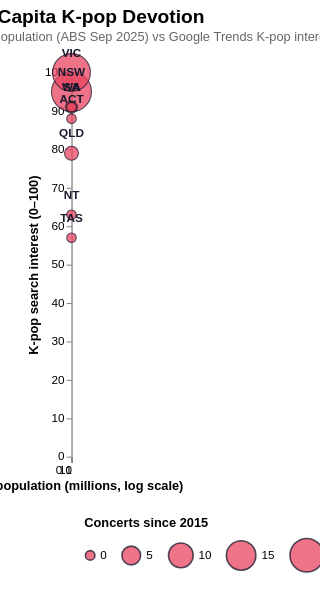

Vega-Lite specification for this chart:
### Vega-Lite specification from a JSON file in a GitHub repository (floating-point values rounded to 4 significant figures)
{"title": {"text": "Per-Capita K-pop Devotion", "subtitle": "State population (ABS Sep 2025) vs Google Trends K-pop interest (May 2025–May 2026); bubble size = K-pop concerts since 2015.", "anchor": "start", "fontSize": 18, "subtitleFontSize": 12, "subtitleColor": "#666"}, "width": "container", "height": 360, "autosize": {"type": "fit-x", "contains": "padding"}, "config": {"view": {"stroke": null}, "axis": {"labelFontSize": 11, "titleFontSize": 12}, "legend": {"orient": "bottom", "titleFontSize": 12, "labelFontSize": 11, "padding": 12, "offset": 12, "columns": 0}}, "data": {"values": [{"state": "NSW", "pop_millions": 8.62, "interest": 95, "concerts": 29}, {"state": "VIC", "pop_millions": 7.1, "interest": 100, "concerts": 26}, {"state": "QLD", "pop_millions": 5.69, "interest": 79, "concerts": 2}, {"state": "WA", "pop_millions": 3.06, "interest": 91, "concerts": 1}, {"state": "SA", "pop_millions": 1.91, "interest": 91, "concerts": 0}, {"state": "TAS", "pop_millions": 0.58, "interest": 57, "concerts": 0}, {"state": "ACT", "pop_millions": 0.49, "interest": 88, "concerts": 0}, {"state": "NT", "pop_millions": 0.27, "interest": 63, "concerts": 0}]}, "layer": [{"mark": {"type": "circle", "opacity": 0.75, "stroke": "#1a1a2e", "strokeWidth": 1}, "encoding": {"x": {"field": "pop_millions", "type": "quantitative", "title": "State population (millions, log scale)", "scale": {"type": "log"}}, "y": {"field": "interest", "type": "quantitative", "title": "K-pop search interest (0–100)"}, "size": {"field": "concerts", "type": "quantitative", "title": "Concerts since 2015", "scale": {"range": [80, 1400]}}, "color": {"value": "#e94560", "legend": {"orient": "bottom"}}, "tooltip": [{"field": "state", "title": "State"}, {"field": "pop_millions", "title": "Population (M)"}, {"field": "interest", "title": "K-pop interest"}, {"field": "concerts", "title": "Concerts"}]}}, {"mark": {"type": "text", "dy": -18, "fontWeight": "bold", "color": "#1a1a2e"}, "encoding": {"x": {"field": "pop_millions", "type": "quantitative", "scale": {"type": "log"}}, "y": {"field": "interest", "type": "quantitative"}, "text": {"field": "state"}}}], "$schema": "https://vega.github.io/schema/vega-lite/v5.json", "padding": {"left": 24, "right": 24, "top": 8, "bottom": 8}}
